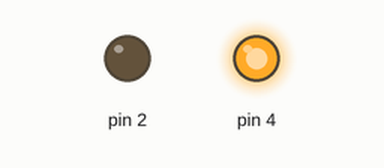
Simulated run of this sketch. Board: Arduino Uno, built with avr-gcc and run on an emulated ATmega328P. Shown: output pins drawn as LEDs (lit = HIGH).

Above: at 0.1 s.
Timing chart, 0 to 1.6 s (numbered marks = the images above):
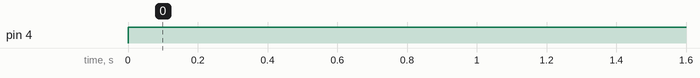

Measured:
- by itself, pin 4: LOW → HIGH at 0.00 s

The sketch:

Fan.ino
```cpp
//  written by : GODSON THOMAS
int k=10;

void setup()
{
  //MOTOR DECLARATION

  pinMode(4,OUTPUT);
  pinMode(2,OUTPUT);


  //STARTING SERIAL COMMUNICATION

  Serial.begin(9600);
}
void loop()
{
  if(k==10){
    ON();

  }


 }
void ON(){
     digitalWrite(4,HIGH);
  digitalWrite(2,LOW);
}
```
